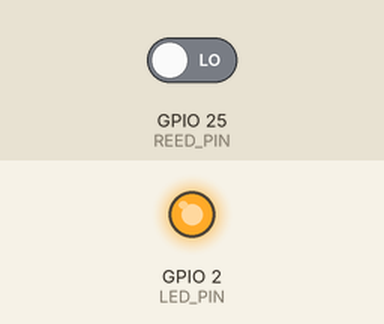
Simulated run of this sketch. Board: ESP32. On the bench: output pins drawn as LEDs (lit = HIGH). Inputs (shaded band) come from the test bench; at power-on: GPIO 25 (REED_PIN) LOW.

Above: at 1.2 s.
1.3 s: GPIO 25 (REED_PIN) driven HIGH
At 2.4 s:
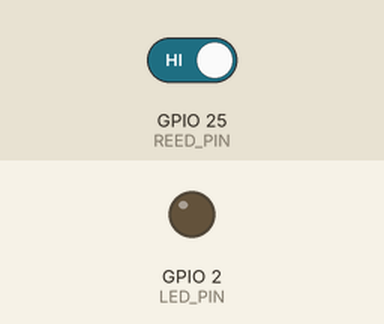
2.8 s: GPIO 25 (REED_PIN) driven LOW
At 3.6 s:
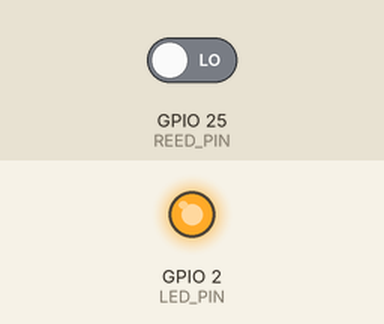
Timing chart, 0 to 5.8 s (numbered marks = the images above; inputs shaded):
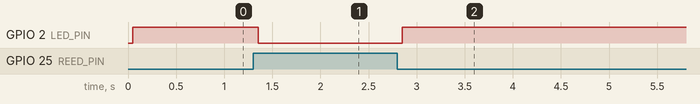

The sketch:

ReedSensorClass.ino
```cpp
// Magnetic Reed Sensor is a Digital Input similar to the buttons before
// but instead of pressing the button a magnetic field triggers it

// Inside the glass tube are two tiny metal reeds. When a magnet comes close, they get pulled
// together and complete the circuit. When the magnet moves away they spring apart.

#define LED_PIN 2
#define REED_PIN 25

#define BAUD_RATE 115200

class ReedSensor
{
private:
    int _pin;
    int _lastSteadyState;
    int _lastFlickerState;
    unsigned long _lastDebounceTime;
    unsigned long _debounceDelay;
    bool _isClosed;

public:
    // Constructor: Sets the pin and the delay (defaults to 50ms)
    ReedSensor(int pin, unsigned long delayTime = 50)
    {
        _pin = pin;
        _debounceDelay = delayTime;
        _lastSteadyState = HIGH;
        _lastFlickerState = HIGH;
        _lastDebounceTime = 0;
        _isClosed = false;
    }

    // Call this in setup()
    void init()
    {
        pinMode(_pin, INPUT);
    }

    // Call this every loop() to process the logic
    void update()
    {
        // Read the raw value of the switch
        int currentReading = digitalRead(_pin);

        // If the switch changed (due to noise or movement)
        if (currentReading != _lastFlickerState)
        {
            _lastDebounceTime = millis(); // Reset the timer
        }

        // If the reading has been stable for longer than the delay...
        if ((millis() - _lastDebounceTime) > _debounceDelay)
        {

            // ... and if it's actually a new state
            if (currentReading != _lastSteadyState)
            {
                _lastSteadyState = currentReading;
                _isClosed = (_lastSteadyState == LOW);
            }
        }

        // Save the reading for next time
        _lastFlickerState = currentReading;
    }

    // Getter to check the status in your main code
    bool isClosed()
    {
        return _isClosed;
    }
};

ReedSensor sensor(25);

void setup()
{
    Serial.begin(BAUD_RATE);
    pinMode(LED_PIN, OUTPUT);
    sensor.init();
}

void loop()
{
    // Update internal state of the sensor
    sensor.update();

    // use the data
    if (sensor.isClosed())
    {
        digitalWrite(LED_PIN, HIGH);
    }
    else
    {
        digitalWrite(LED_PIN, LOW);
    }
}

// Like all mechanical switches, reed sensors can "bounce". When the magnet gets near, the metal strops might vibrate and touch each other many
// times in a millisecond before staying closed. If you were building a **security alarm** or **door counter** you would want to add a "Debounce"
// logic to make sure you only count the opening once.

// Why are Magnetic Reed Sensors Awesome?
// Zero Power: It consumes no electricity while waiting for a magnet
// Hidden: Can be hidden inside a door frame or behind plastic or wood.
// Since it's sealed in glass, it doesn't corrode like a standard button
```

Measured:
- after the input at 1.3 s, GPIO 2 (LED_PIN): HIGH → LOW after 0.05 s
- after the input at 2.8 s, GPIO 2 (LED_PIN): LOW → HIGH after 0.05 s
